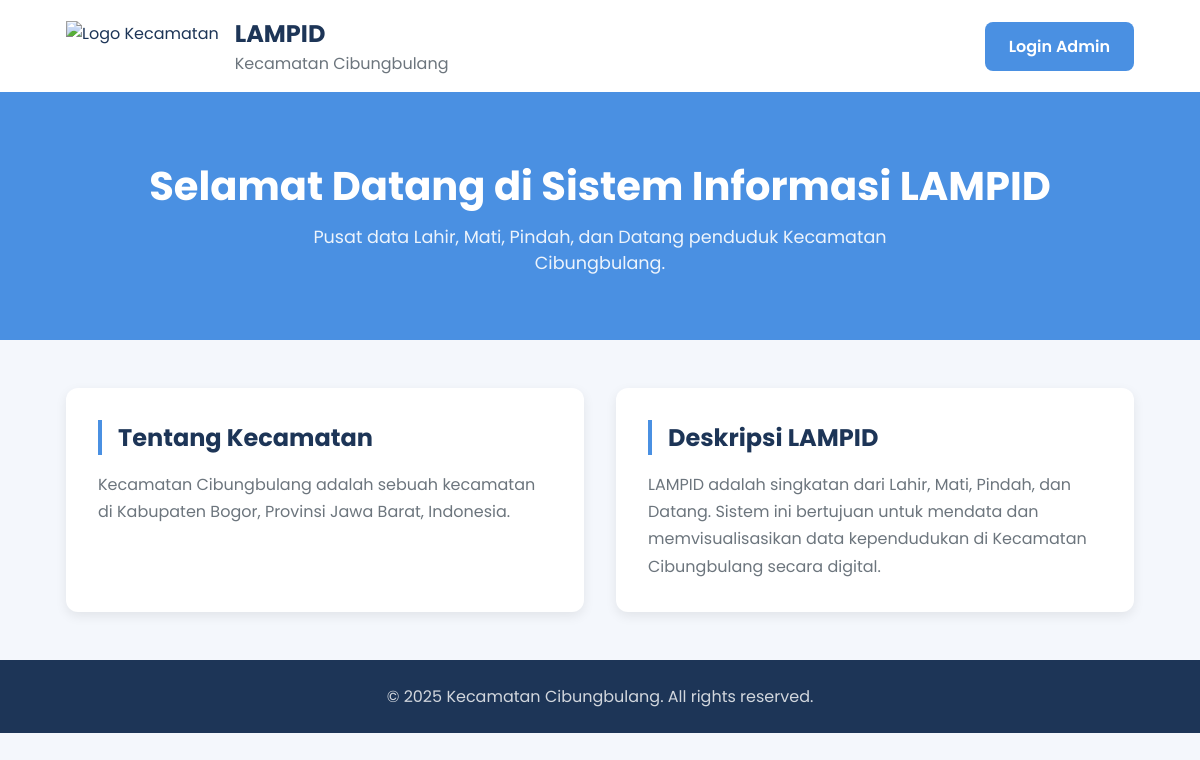
The page / on the database its author committed.
### tables this page shows
CREATE TABLE `info_kecamatan` (
  `id` int NOT NULL,
  `deskripsi_lampid` text,
  `tentang_kecamatan` text,
  `jumlah_penduduk` int DEFAULT '0',
  `luas_wilayah` varchar(50) DEFAULT NULL,
  `luas_tanah` varchar(50) DEFAULT NULL
);

### index.php (the view, shortened to what this page needs)
<?php
require_once 'includes/db_connect.php';
$info_kecamatan = null;
$info_result = $conn->query("SELECT * FROM info_kecamatan WHERE id = 1");
if ($info_result && $info_result->num_rows > 0) {
    $info_kecamatan = $info_result->fetch_assoc();
}
?>
<!DOCTYPE html>
<html lang="id">
<head>
    <link rel="stylesheet" href="assets/css/style.css?v=FINAL">
</head>
<body class="landing-page">
    <header class="landing-header">
        <div class="container">
            <div class="logo">
                <img src="assets/image/logo.png" alt="Logo Kecamatan">
                <div>
                    <h1>LAMPID</h1>
                    <p>Kecamatan Cibungbulang</p>
                </div>
            </div>
            <a href="login.php" class="button">Login Admin</a>
        </div>
    </header>
    <main>
        <section class="hero">
            <div class="container">
                <h2>Selamat Datang di Sistem Informasi LAMPID</h2>
                <p class="subtitle">Pusat data Lahir, Mati, Pindah, dan Datang penduduk Kecamatan Cibungbulang.</p>
            </div>
        </section>
        <?php if ($info_kecamatan): ?>
        <section class="about">
            <div class="container">
                <div class="about-card">
                    <h3>Tentang Kecamatan</h3>
                    <p><?php echo nl2br(htmlspecialchars($info_kecamatan['tentang_kecamatan'])); ?></p>
                </div>
                <div class="about-card">
                    <h3>Deskripsi LAMPID</h3>
                    <p><?php echo nl2br(htmlspecialchars($info_kecamatan['deskripsi_lampid'])); ?></p>
                </div>
            </div>
        </section>
        <?php endif; ?>
    <footer class="landing-footer">
        <div class="container">
            <p>&copy; <?php echo date('Y'); ?> Kecamatan Cibungbulang. All rights reserved.</p>
        </div>
    </footer>
</body>
</html>

### style.css (style rules this page uses)
:root { --bg-color: #f4f7fc; --card-bg: #ffffff; --text-primary: #1D3557; --text-secondary: #6c757d; --shadow: 0 4px 12px rgba(0, 0, 0, 0.08); --border-radius: 12px; --primary-color: #4A90E2; }
* { box-sizing: border-box; margin: 0; padding: 0; }
body { font-family: 'Poppins', sans-serif; background-color: var(--bg-color); color: var(--text-primary); }
.button { background-color: var(--primary-color); color: white; padding: 0.75rem 1.5rem; border: none; border-radius: 8px; font-weight: 600; cursor: pointer; font-size: 1rem; transition: background-color 0.2s ease; text-decoration: none; }
.landing-page .container { max-width: 1100px; margin: 0 auto; padding: 0 1rem; }
.landing-header { background-color: var(--card-bg); padding: 1rem 0; box-shadow: 0 2px 5px rgba(0,0,0,0.05); }
.landing-header .container { display: flex; justify-content: space-between; align-items: center; }
.landing-header .logo { display: flex; align-items: center; }
.landing-header .logo img { height: 50px; margin-right: 1rem; }
.landing-header .logo h1 { font-size: 1.5rem; color: var(--text-primary); margin: 0; }
.landing-header .logo p { margin: 0; color: var(--text-secondary); }
.hero { padding: 4rem 0; text-align: center; background-color: var(--primary-color); color: white; }
.hero h2 { font-size: 2.5rem; font-weight: 700; color: white; }
.hero .subtitle { font-size: 1.1rem; max-width: 600px; margin: 0.5rem auto 0; opacity: 0.9; }
.about { padding: 3rem 0; }
.about .container { display: grid; grid-template-columns: 1fr 1fr; gap: 2rem; }
.about-card { background-color: var(--card-bg); padding: 2rem; border-radius: var(--border-radius); box-shadow: var(--shadow); }
.about-card h3 { font-size: 1.5rem; color: var(--text-primary); margin-bottom: 1rem; border-left: 4px solid var(--primary-color); padding-left: 1rem; }
.about-card p { color: var(--text-secondary); line-height: 1.7; }
.landing-footer { background-color: var(--text-primary); color: rgba(255, 255, 255, 0.8); padding: 1.5rem 0; text-align: center; }

### rows shown on the page
info_kecamatan: tentang_kecamatan "Kecamatan Cibungbulang adalah sebuah kecamatan di Kabupaten Bogor, Provinsi Jawa Barat, Indonesia.", deskripsi_lampid "LAMPID adalah singkatan dari Lahir, Mati, Pindah, dan Datang. Sistem ini bertujuan untuk mendata dan memvisualisasikan data kependudukan di Kecamatan Cibungbulang secara digital."
